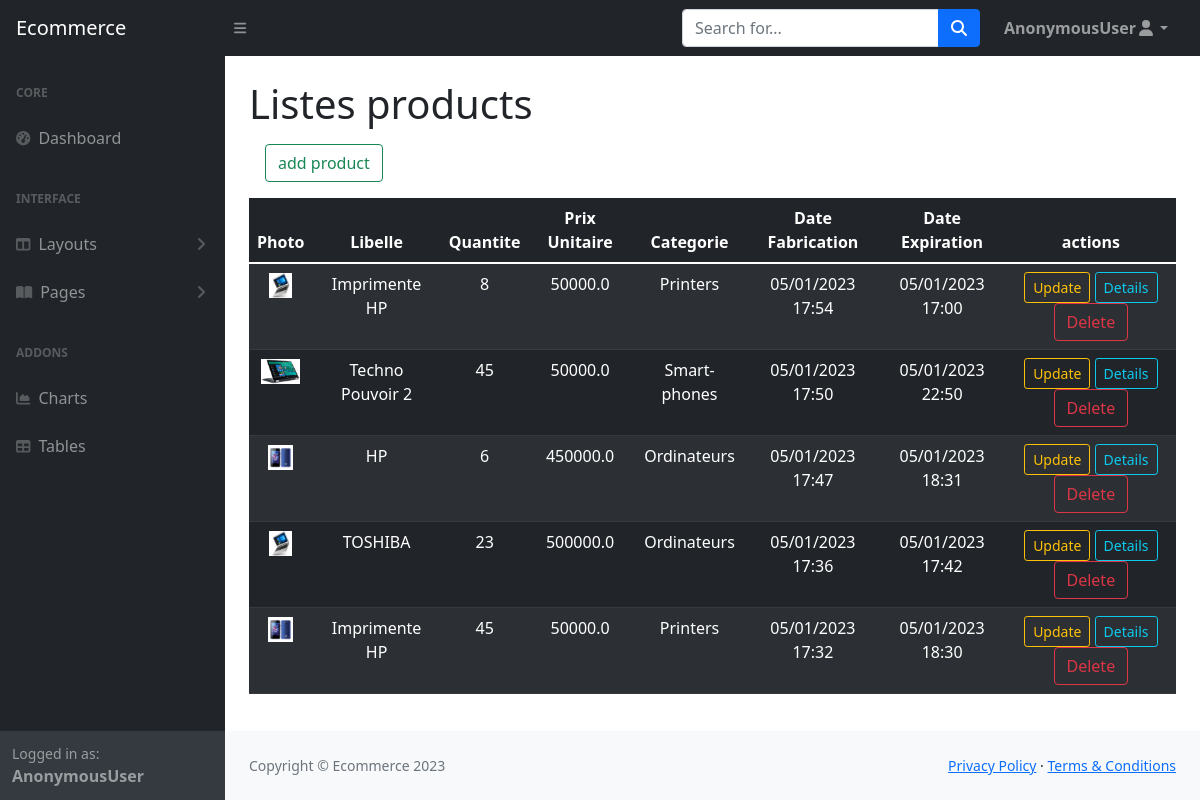
/product/liste, run on the app's committed database.
### ecommerce/models.py (models this page shows, shortened)
class Product(models.Model):
    libelle = models.CharField(max_length=50)
    quantite = models.IntegerField()
    prixunitaire = models.FloatField()
    datefabrication = models.DateTimeField(auto_now_add=True)
    dateexpiration = models.DateTimeField()
    image = models.ImageField(upload_to="photo_products/",blank=True, null=True)
    category = models.ForeignKey(Category, blank=True, null=True, on_delete=models.CASCADE)

class Category(models.Model):
    libelle = models.CharField(max_length=50)
    class Meta:
        verbose_name = ('Category')
        verbose_name_plural = ('Categories')

### ecommerce/views.py (the view)
# urls.py: path('product/liste', liste_product, name='liste_product'),
def liste_product(request):
    products = Product.objects.all().order_by('-id')
    context = {'products': products}
    return render(request, 'product/liste.html', context)

### ecommerce/templates/product/liste.html (shortened to what this page needs)
{% extends 'layout/base.html' %}
{% block pageTitle %}
    Listes products
{% endblock pageTitle %}
{% block body %}
<div class="m-3">
  <a href="{% url 'add_product' %}" class="btn btn-outline-success">add product</a>
</div>
<table class="table table-dark table-striped table-hover text-center">
    <thead>
      <tr>
        <th scope="col">Photo</th>
        <th scope="col">Libelle</th>
        <th scope="col">Quantite</th>
        <th scope="col">Prix Unitaire</th>
        <th scope="col">Categorie</th>
        <th scope="col">Date Fabrication</th>
        <th scope="col">Date Expiration</th>
        <th scope="col">actions</th>
      </tr>
    </thead>
    <tbody>
        {% for product in products %}
        <tr>
            <td>
              {% if product.image %}
              <img src="{{product.image.url}}" style="height:25px;">
              {% else %}
              <img src=".." style="height:25px;">
              {% endif %}
            </td>
            <td>{{product.libelle}}</td>
            <td>{{product.quantite}}</td>
            <td>{{product.prixunitaire}}</td>
            <td>{{product.category.libelle}}</td>
            <td>{{product.datefabrication|date:"d/m/Y H:i"}}</td>
            <td>{{product.dateexpiration|date:"d/m/Y H:i"}}</td>
            <td>
                <a href="{% url 'update_product' product.id %}" class="btn btn-sm btn-outline-warning">Update</a>
                <a href="{% url 'detail_product' product.id %}" class="btn btn-sm btn-outline-info">Details</a>
                <button type="button" class="btn btn-outline-danger" data-bs-toggle="modal" data-bs-target="#Modal-Delete-{{ product.id }}"> Delete</button>
            </td>
          </tr>
        {% endfor %}
    </tbody>
  </table>
{% endblock body %}

### data on the page
Product: image (picture), libelle "Imprimente HP", quantite "8", prixunitaire "50000.0", category.libelle "Printers", datefabrication "05/01/2023 17:54", dateexpiration "05/01/2023 17:00"
Product: image (picture), libelle "Techno Pouvoir 2", quantite "45", prixunitaire "50000.0", category.libelle "Smart-phones", datefabrication "05/01/2023 17:50", dateexpiration "05/01/2023 22:50"
Product: image (picture), libelle "HP", quantite "6", prixunitaire "450000.0", category.libelle "Ordinateurs", datefabrication "05/01/2023 17:47", dateexpiration "05/01/2023 18:31"
Product: image (picture), libelle "TOSHIBA", quantite "23", prixunitaire "500000.0", category.libelle "Ordinateurs", datefabrication "05/01/2023 17:36", dateexpiration "05/01/2023 17:42"
Product: image (picture), libelle "Imprimente HP", quantite "45", prixunitaire "50000.0", category.libelle "Printers", datefabrication "05/01/2023 17:32", dateexpiration "05/01/2023 18:30"

### other printed values
{{ request.user }} "AnonymousUser"
